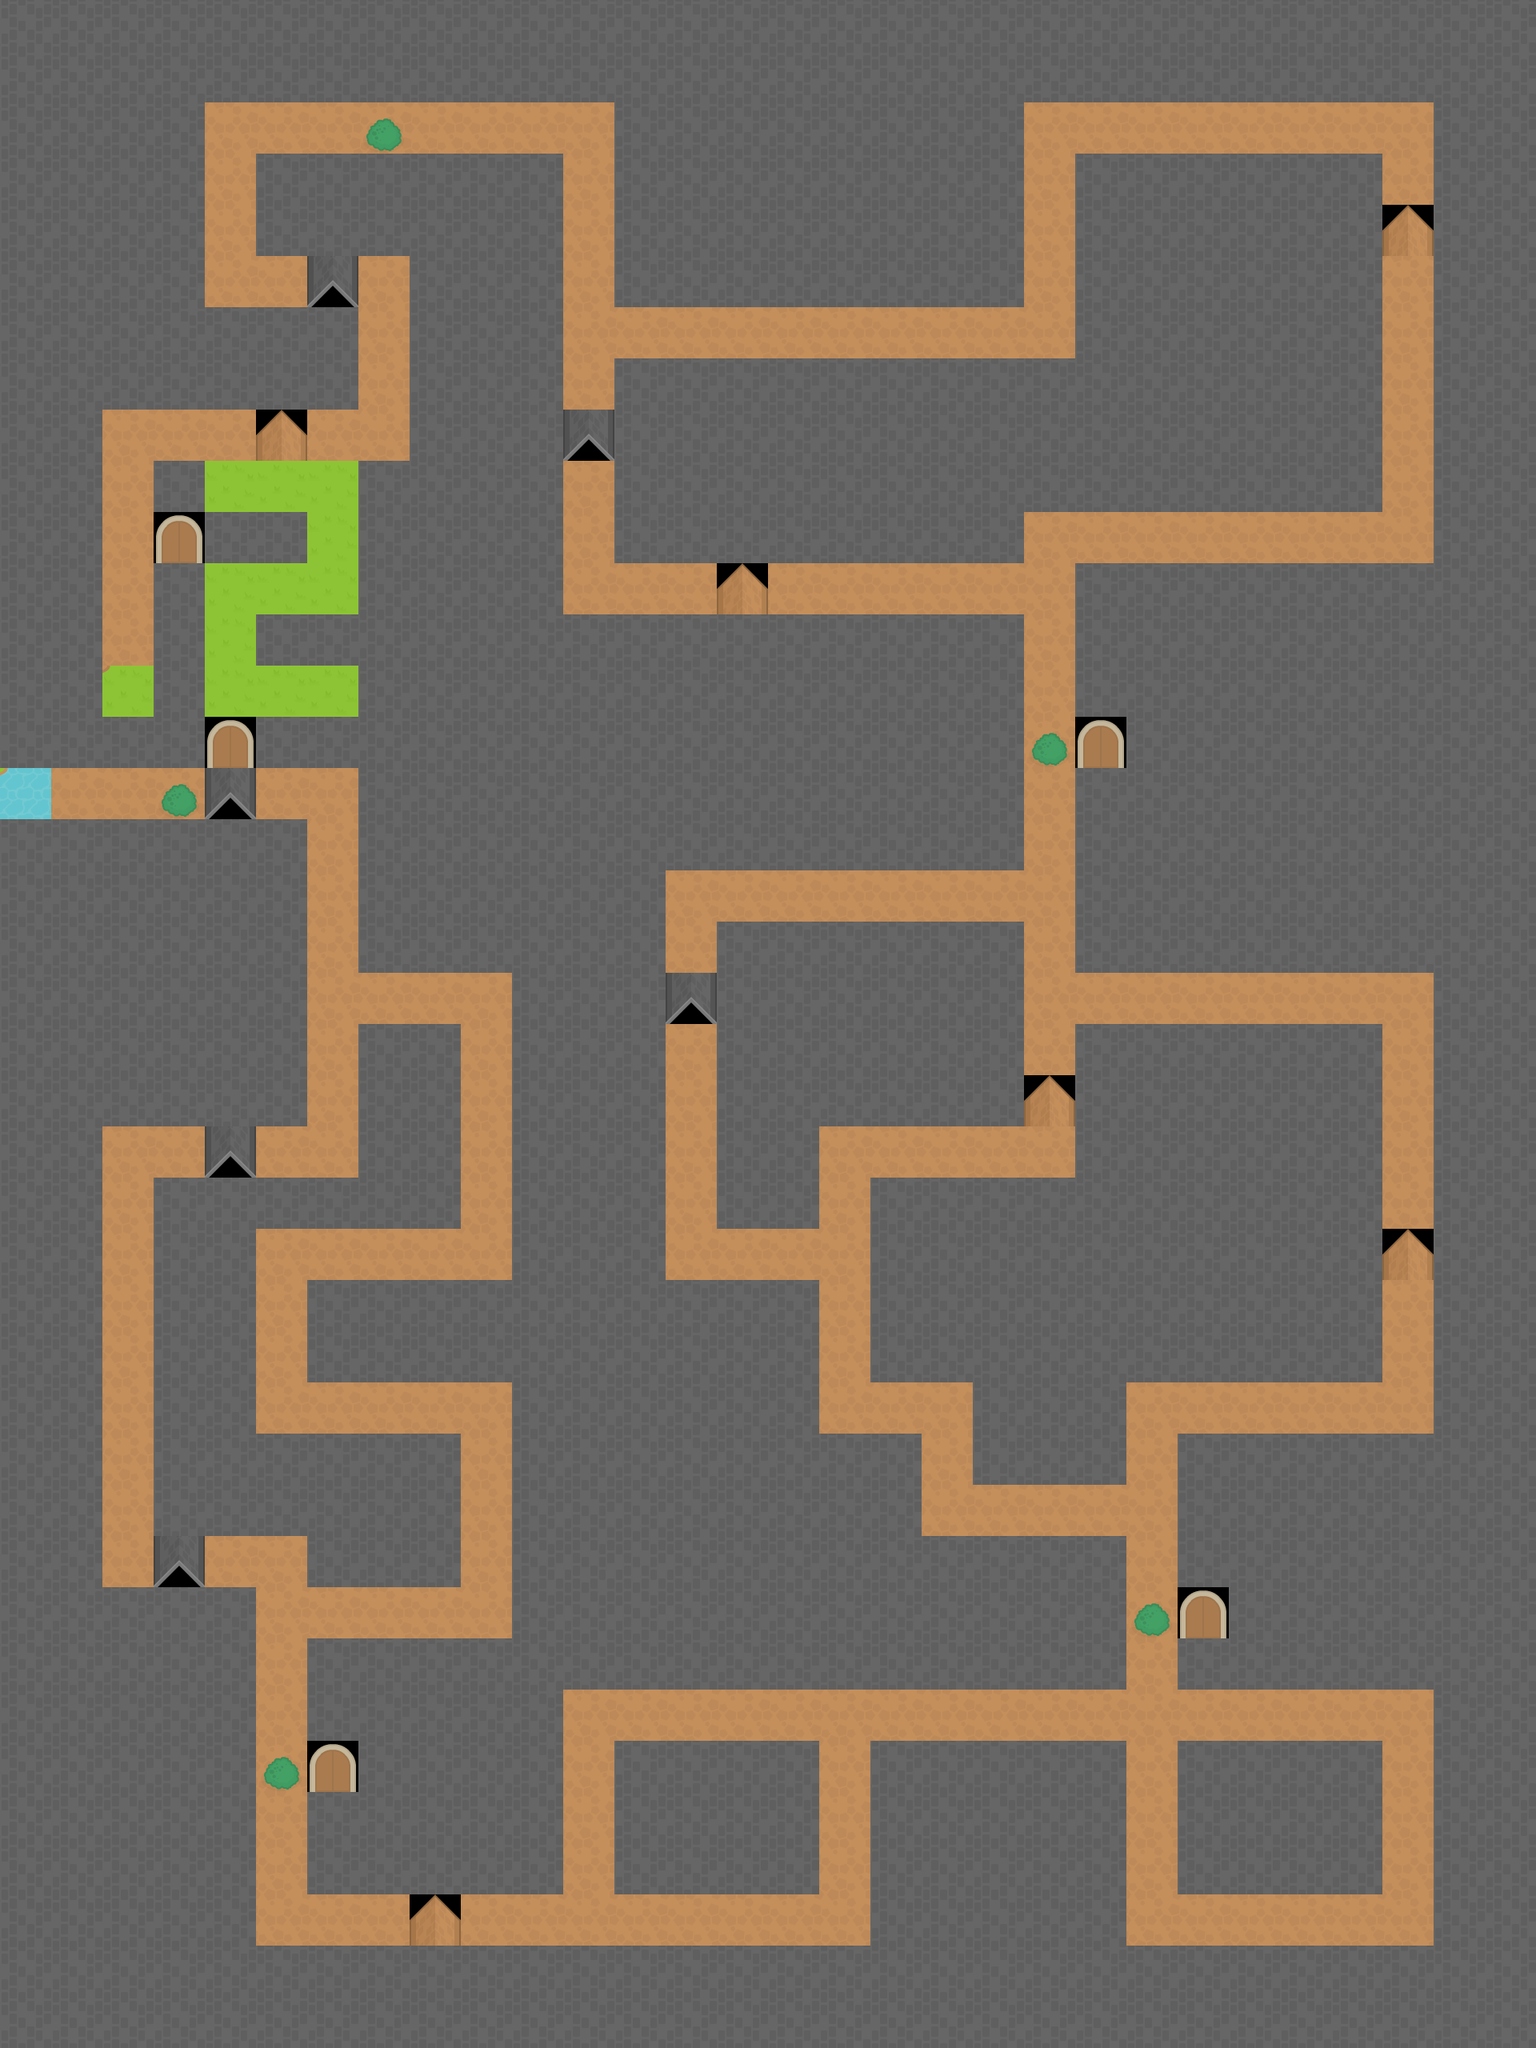

Rendered tile map (Tiled .tmx) drawn with the repository's tilesets; below, a short description and the map source with its tile grids summarised:
An orthogonal 30x40 tile map with 64x64 px tiles, 5 tile layers (Walls, Road, StoryTile, DownTrap, ...) and 61 objects.

<map version="1.2" tiledversion="1.2.2" orientation="orthogonal" renderorder="right-down" width="30" height="40" tilewidth="64" tileheight="64" infinite="0" nextlayerid="14" nextobjectid="87">
 <tileset firstgid="1" source="TemporaryTileset.tsx" />
 <layer id="7" name="Walls" width="30" height="40">
  <data>[1200 cells, 944 non-empty, 3 distinct tile ids]</data>
 </layer>
 <layer id="9" name="Road" width="30" height="40">
  <data>[1200 cells, 244 non-empty, 3 distinct tile ids]</data>
 </layer>
 <layer id="12" name="StoryTile" width="30" height="40">
  <data>[1200 cells, 5 non-empty, 1 distinct tile ids]</data>
 </layer>
 <layer id="10" name="DownTrap" width="30" height="40">
  <data>[1200 cells, 6 non-empty, 1 distinct tile ids]</data>
 </layer>
 <layer id="11" name="UpTrap" width="30" height="40">
  <data>[1200 cells, 6 non-empty, 1 distinct tile ids]</data>
 </layer>
 <objectgroup id="13" name="Level_change">
  <object id="85" x="222" y="461.333">
   <point />
  </object>
  <object id="86" x="159" y="685">
   <point />
  </object>
 </objectgroup>
 <objectgroup color="#80006400" id="3" name="WallLayer1" opacity="0.47">
  <object id="14" x="194" y="579" width="506" height="379" />
  <object id="15" x="518" y="192" width="184" height="400" />
  <object id="16" x="322" y="195" width="286" height="123" />
  <object id="17" x="2" y="895.636" width="187" height="60.3636" />
  <object id="18" x="0" y="62" width="252" height="446" />
  <object id="19" x="58" y="480" width="68" height="420.606" />
  <object id="20" x="240" y="389" width="205" height="119" />
  <object id="21" x="194" y="2" width="728" height="122" />
  <object id="22" x="772" y="128" width="510" height="252" />
  <object id="23" x="1216" y="-2" width="608" height="130" />
  <object id="24" x="773" y="453" width="505" height="247" />
  <object id="25" x="1344" y="194" width="382" height="444" />
  <object id="26" x="1258" y="448" width="122" height="190" />
  <object id="27" x="1792" y="100" width="66" height="804" />
  <object id="28" x="1792" y="890" width="64" height="1600" />
  <object id="29" x="1346" y="706" width="454" height="510" />
  <object id="30" x="1090" y="1470" width="636" height="258" />
  <object id="31" x="1218" y="1726" width="192" height="128" />
  <object id="33" x="1344" y="1280" width="382" height="204" />
  <object id="34" x="898" y="1152" width="380" height="254" />
  <object id="35" x="900" y="1406" width="122" height="128" />
  <object id="36" x="1472" y="1794" width="320" height="316" />
  <object id="37" x="1472" y="2174" width="254" height="194" />
  <object id="38" x="770" y="2174" width="254" height="192" />
  <object id="39" x="1090" y="2176" width="316" height="266" />
  <object id="40" x="274" y="2428" width="1546" height="46" />
  <object id="41" x="384" y="2050" width="318" height="316" />
  <object id="42" x="640" y="1916" width="766" height="198" />
  <object id="43" x="386" y="1600" width="634" height="130" />
  <object id="44" x="642" y="1786" width="508" height="146" />
  <object id="45" x="638" y="1706" width="384" height="108" />
  <object id="46" x="382" y="1788" width="196" height="194" />
  <object id="47" x="322" y="1792" width="64" height="128" />
  <object id="48" x="194" y="1540" width="128" height="382" />
  <object id="49" x="192" y="1472" width="386" height="64" />
  <object id="50" x="450" y="1278" width="126" height="202" />
  <object id="52" x="118" y="1984" width="202" height="458" />
  <object id="53" x="60" y="1392" width="68" height="618" />
  <object id="54" x="-2" y="1030.67" width="384" height="375.333" />
  <object id="55" x="448" y="952" width="382" height="264" />
  <object id="56" x="678" y="773" width="600" height="311" />
  <object id="57" x="640" y="1196" width="190" height="450" />
 </objectgroup>
 <objectgroup color="#ffff00" id="8" name="Story_tiles">
  <object id="70" x="480.969" y="172.758">
   <point />
  </object>
  <object id="71" x="1315.15" y="933.333">
   <point />
  </object>
  <object id="72" x="1439.39" y="2030.3">
   <point />
  </object>
  <object id="73" x="354.545" y="2218.18">
   <point />
  </object>
  <object id="74" x="226.848" y="1000.97">
   <point />
  </object>
 </objectgroup>
 <objectgroup color="#ff0000" id="5" name="Down_trap">
  <object id="59" x="736" y="548">
   <point />
  </object>
  <object id="60" x="860" y="1256">
   <point />
  </object>
  <object id="61" x="284" y="1456">
   <point />
  </object>
  <object id="62" x="220" y="1964">
   <point />
  </object>
  <object id="81" x="417" y="365">
   <point />
  </object>
  <object id="83" x="288" y="1001">
   <point />
  </object>
 </objectgroup>
 <objectgroup color="#0000ff" id="4" name="Up_trap">
  <object id="64" x="924" y="748">
   <point />
  </object>
  <object id="65" x="1756" y="296">
   <point />
  </object>
  <object id="66" x="1312" y="1392">
   <point />
  </object>
  <object id="67" x="1764" y="1584">
   <point />
  </object>
  <object id="68" x="540" y="2416">
   <point />
  </object>
  <object id="82" x="351" y="560">
   <point />
  </object>
 </objectgroup>
</map>
